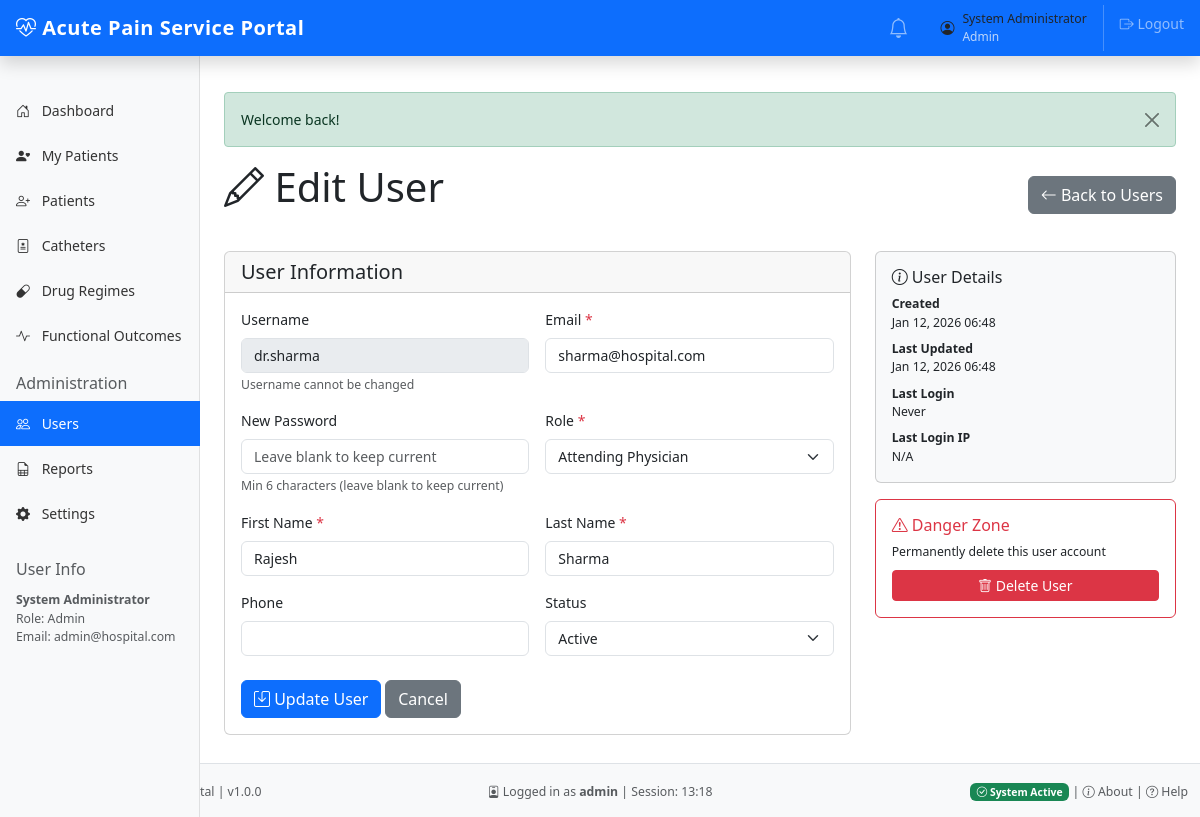
Screenshot of /users/edit/2 (signed in) with the database file from the repository.
### tables this page shows
CREATE TABLE IF NOT EXISTS users (
    id INT UNSIGNED AUTO_INCREMENT PRIMARY KEY,
    
     
    username VARCHAR(50) NOT NULL UNIQUE,
    email VARCHAR(100) NOT NULL UNIQUE,
    password_hash VARCHAR(255) NOT NULL,
    
     
    first_name VARCHAR(100) NOT NULL,
    last_name VARCHAR(100) NOT NULL,
    phone VARCHAR(20) NULL,
    
     
    role ENUM('attending', 'resident', 'nurse', 'admin') NOT NULL,
    status ENUM('active', 'inactive', 'suspended') DEFAULT 'active',
    
     
    remember_token VARCHAR(255) NULL,
    remember_token_expires DATETIME NULL,
    
     
    password_reset_token VARCHAR(255) NULL,
    password_reset_expires DATETIME NULL,
    
     
    last_login_at DATETIME NULL,
    last_login_ip VARCHAR(45) NULL,
    session_timeout INT DEFAULT 3600 COMMENT 'seconds',
    
     
    deleted_at DATETIME NULL,
    
     
    created_at DATETIME DEFAULT CURRENT_TIMESTAMP,
    updated_at DATETIME DEFAULT CURRENT_TIMESTAMP ON UPDATE CURRENT_TIMESTAMP,
    created_by INT UNSIGNED NULL,
    updated_by INT UNSIGNED NULL,
    
     
    INDEX idx_role (role),
    INDEX idx_status (status),
    INDEX idx_deleted (deleted_at),
    INDEX idx_remember_token (remember_token),
    INDEX idx_reset_token (password_reset_token),
    
     
    FOREIGN KEY (created_by) REFERENCES users(id) ON DELETE SET NULL,
    FOREIGN KEY (updated_by) REFERENCES users(id) ON DELETE SET NULL
    
);

### src/Controllers/UserController.php (called while the page is built, shortened)
<?php
class UserController extends BaseController {
    protected $userModel;
    public function __construct() {
        $this->userModel = new User();
    }
    public function edit($id) {
        $user = $this->userModel->find($id);
        $this->view('users/edit', ['user' => $user]);
    }
}

### config/config.php (called while the page is built, shortened)
<?php
require_once __DIR__ . '/database.php';
spl_autoload_register(function ($class) {
    $file = SRC_PATH . '/' . str_replace('\\', '/', $class) . '.php';
    if (file_exists($file)) {
        return true;
    }
    return false;
});
require_once SRC_PATH . '/Helpers/functions.php';

### config/database.php (called while the page is built, shortened)
<?php
class Database {
    private static $instance = null;
    private function __construct() {
        try {
            $dsn = sprintf(
                "mysql:host=%s;port=%s;dbname=%s;charset=%s",
                DB_HOST,
                DB_PORT,
                DB_NAME,
                DB_CHARSET
            );
            $options = [
                PDO::ATTR_ERRMODE => PDO::ERRMODE_EXCEPTION,
                PDO::ATTR_DEFAULT_FETCH_MODE => PDO::FETCH_ASSOC,
                PDO::ATTR_EMULATE_PREPARES => false,
                PDO::MYSQL_ATTR_INIT_COMMAND => "SET NAMES " . DB_CHARSET
            ];
            $this->connection = new PDO($dsn, DB_USER, DB_PASS, $options);
        } catch (PDOException $e) {
            error_log("Database connection failed: " . $e->getMessage());
            if (defined('APP_ENV') && APP_ENV === 'development') {
                die("<h1>Database Connection Failed</h1><p>" . $e->getMessage() . "</p><p>Please ensure MySQL is running and database exists.</p>");
            } else {
                die("<h1>Service Unavailable</h1><p>Please contact your system administrator.</p>");
            }
        }
    }
    public static function getInstance() {
        if (self::$instance === null) {
            self::$instance = new self();
        }
        return self::$instance->connection;
    }
}

### src/Models/BaseModel.php (called while the page is built, shortened)
<?php
abstract class BaseModel {
    protected $db;
    protected $table;
    protected $primaryKey = 'id';
    public function __construct() {
        $this->db = \Database::getInstance();
    }
    public function find($id) {
        $stmt = $this->db->prepare("SELECT * FROM {$this->table} WHERE {$this->primaryKey} = ? AND deleted_at IS NULL");
        $stmt->execute([$id]);
        return $stmt->fetch();
    }
}

### src/Helpers/functions.php (called while the page is built, shortened)
<?php
function e($string) {
    return htmlspecialchars($string ?? '', ENT_QUOTES, 'UTF-8');
}
function currentUser() {
    return [
        'id' => Helpers\Session::get('user_id'),
        'username' => Helpers\Session::get('username'),
        'email' => Helpers\Session::get('email'),
        'role' => Helpers\Session::get('role'),
        'first_name' => Helpers\Session::get('first_name'),
        'last_name' => Helpers\Session::get('last_name'),
    ];
}

### src/Helpers/Session.php (called while the page is built, shortened)
<?php
class Session {
    public static function get($key, $default = null) {
        return $_SESSION[$key] ?? $default;
    }
}

### src/Views/users/edit.php (the view, shortened to what this page needs)
<div class="d-flex justify-content-between align-items-center mb-4">
    <h1><i class="bi bi-pencil"></i> Edit User</h1>
    <a href="<?= BASE_URL ?>/users" class="btn btn-secondary">
        <i class="bi bi-arrow-left"></i> Back to Users
    </a>
</div>
<div class="row">
    <div class="col-md-8">
        <div class="card">
            <div class="card-header">
                <h5 class="mb-0">User Information</h5>
            </div>
            <div class="card-body">
                <form method="POST" action="<?= BASE_URL ?>/users/update/<?= $user['id'] ?>">
                    <div class="row g-3">
                        <div class="col-md-6">
                            <label for="username" class="form-label">Username</label>
                            <input type="text" class="form-control" id="username" value="<?= e($user['username']) ?>" disabled>
                            <small class="text-muted">Username cannot be changed</small>
                        </div>
                        <div class="col-md-6">
                            <label for="email" class="form-label">Email <span class="text-danger">*</span></label>
                            <input type="email" class="form-control" id="email" name="email" value="<?= e($user['email']) ?>" required>
                        </div>
                        <div class="col-md-6">
                            <label for="password" class="form-label">New Password</label>
                            <input type="password" class="form-control" id="password" name="password" placeholder="Leave blank to keep current">
                            <small class="text-muted">Min 6 characters (leave blank to keep current)</small>
                        </div>
                        <div class="col-md-6">
                            <label for="role" class="form-label">Role <span class="text-danger">*</span></label>
                            <select class="form-select" id="role" name="role" required>
                                <option value="attending" <?= $user['role'] === 'attending' ? 'selected' : '' ?>>Attending Physician</option>
                            </select>
                        </div>
                        <div class="col-md-6">
                            <label for="first_name" class="form-label">First Name <span class="text-danger">*</span></label>
                            <input type="text" class="form-control" id="first_name" name="first_name" value="<?= e($user['first_name']) ?>" required>
                        </div>
                        <div class="col-md-6">
                            <label for="last_name" class="form-label">Last Name <span class="text-danger">*</span></label>
                            <input type="text" class="form-control" id="last_name" name="last_name" value="<?= e($user['last_name']) ?>" required>
                        </div>
                        <div class="col-md-6">
                            <label for="phone" class="form-label">Phone</label>
                            <input type="tel" class="form-control" id="phone" name="phone" value="<?= e($user['phone'] ?? '') ?>">
                        </div>
                        <div class="col-md-6">
                            <label for="status" class="form-label">Status</label>
                            <select class="form-select" id="status" name="status">
                                <option value="active" <?= $user['status'] === 'active' ? 'selected' : '' ?>>Active</option>
                            </select>
                        </div>
                    </div>
                    <div class="mt-4">
                        <button type="submit" class="btn btn-primary">
                            <i class="bi bi-save"></i> Update User
                        </button>
                        <a href="<?= BASE_URL ?>/users" class="btn btn-secondary">Cancel</a>
                    </div>
                </form>
            </div>
        </div>
    </div>
    <div class="col-md-4">
        <div class="card bg-light">
            <div class="card-body">
                <h6 class="card-title"><i class="bi bi-info-circle"></i> User Details</h6>
                <dl class="mb-0 small">
                    <dt>Created</dt>
                    <dd><?= date('M d, Y H:i', strtotime($user['created_at'])) ?></dd>
                    <dt>Last Updated</dt>
                    <dd><?= date('M d, Y H:i', strtotime($user['updated_at'])) ?></dd>
                    <dt>Last Login</dt>
                    <dd><?= $user['last_login_at'] ? date('M d, Y H:i', strtotime($user['last_login_at'])) : 'Never' ?></dd>
                    <dt>Last Login IP</dt>
                    <dd class="mb-0"><?= $user['last_login_ip'] ?? 'N/A' ?></dd>
                </dl>
            </div>
        </div>
        <?php if ($user['id'] != currentUser()['id']): ?>
        <div class="card border-danger mt-3">
            <div class="card-body">
                <h6 class="card-title text-danger"><i class="bi bi-exclamation-triangle"></i> Danger Zone</h6>
                <p class="small mb-2">Permanently delete this user account</p>
                <form method="POST" action="<?= BASE_URL ?>/users/delete/<?= $user['id'] ?>" onsubmit="return confirm('Are you absolutely sure? This cannot be undone!');">
                    <button type="submit" class="btn btn-danger btn-sm w-100">
                        <i class="bi bi-trash"></i> Delete User
                    </button>
                </form>
            </div>
        </div>
        <?php endif; ?>
    </div>
</div>

### public/assets/css/main.css (style rules this page uses)
* { -webkit-font-smoothing: antialiased; -moz-osx-font-smoothing: grayscale; }
body { font-size: 14px; overflow-x: hidden; }
.form-label { margin-bottom: 0.5rem; font-weight: 500; }
.form-control, .form-select { font-size: 14px; }
.btn { transition: all 0.2s; }
h1, h2, h3 { margin-bottom: 1rem; }

### rows the page displays
users: username "dr.sharma", email "sharma@hospital.com", role "Attending Physician", first_name "Rajesh", last_name "Sharma", status "Active", created_at "Jan 12, 2026 06:48", updated_at "Jan 12, 2026 06:48", last_login_ip "N/A"

### other values shown
APP_NAME "Acute Pain Service Portal"
$user['first_name'] . ' ' . $user['last_name'] "System Administrator"
$user['role'] "Admin"
currentUser()['first_name'] . ' ' . currentUser()['last_name'] "System Administrator"
currentUser()['role'] "Admin"
currentUser()['email'] "admin@hospital.com"
APP_VERSION "1.0.0"
currentUser()['username'] "admin"
